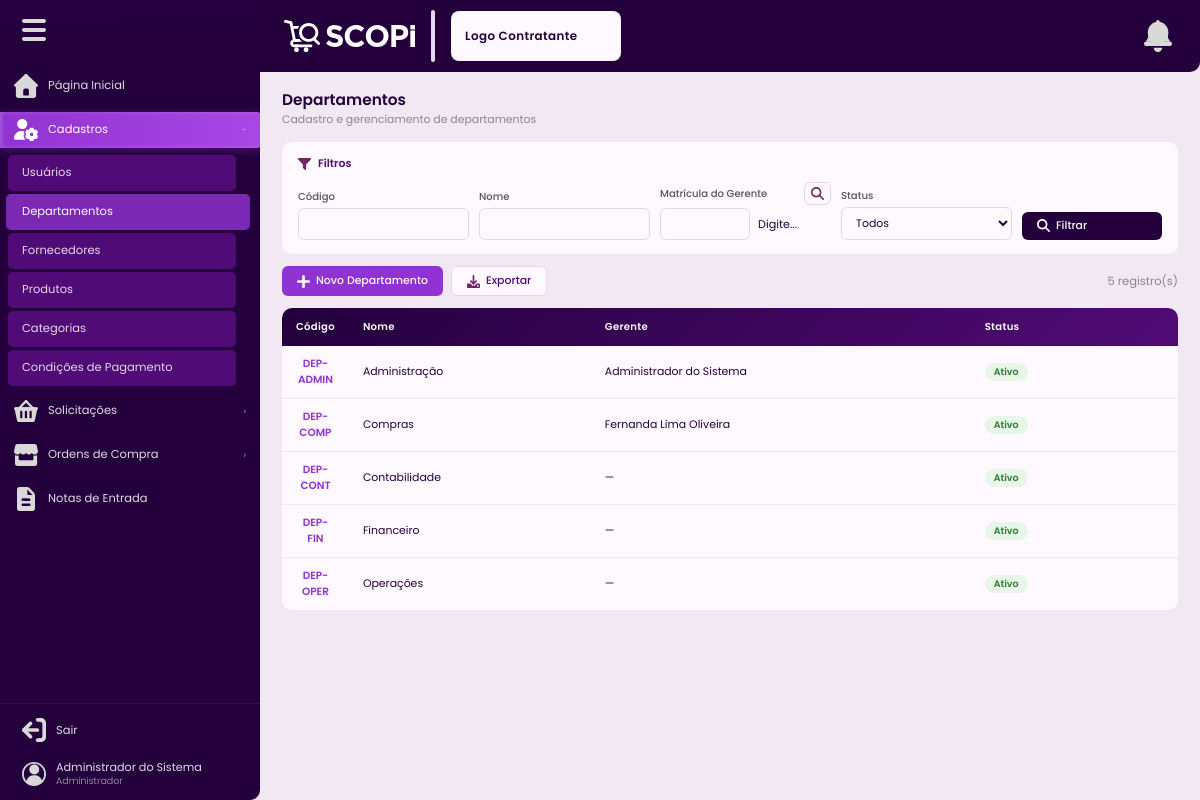
Before: /departamentos (signed in) with the older database file.
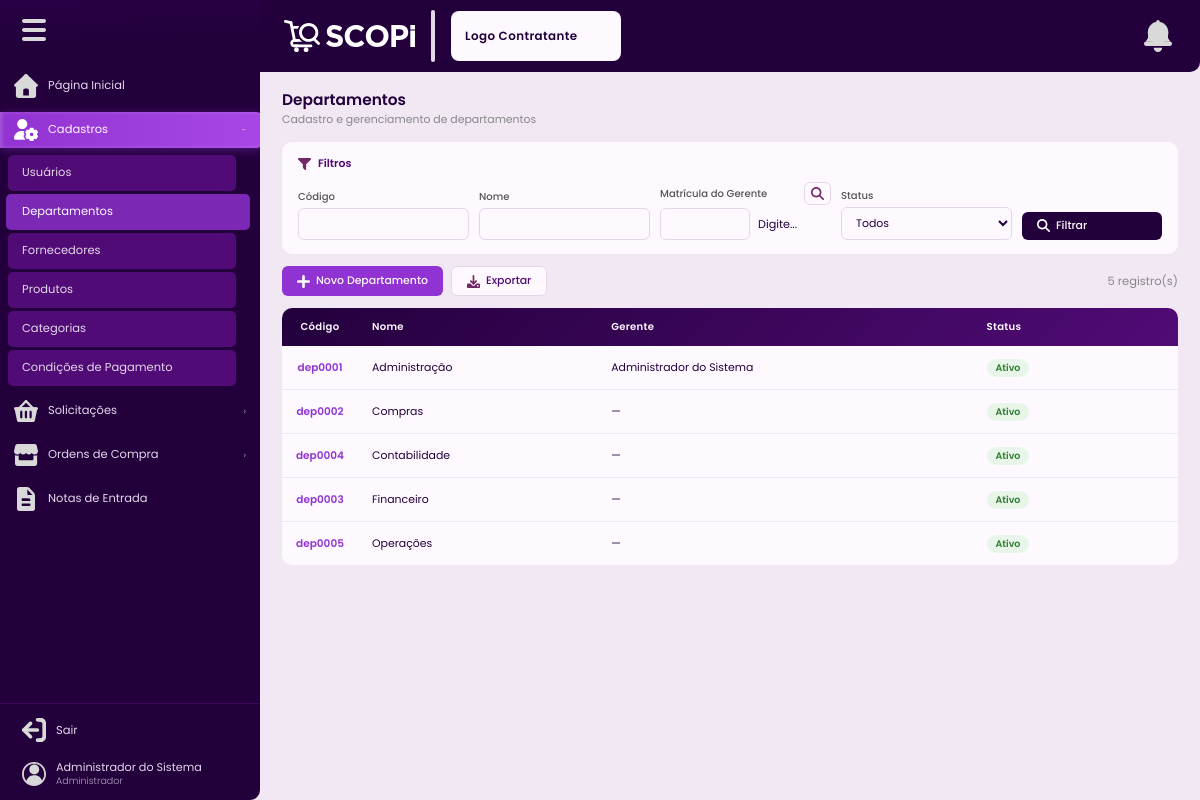
After: the same page with the newer database file.
### tables this page shows
CREATE TABLE IF NOT EXISTS departamentos (
    id           INT UNSIGNED AUTO_INCREMENT PRIMARY KEY,
    nome         VARCHAR(120)  NOT NULL,
    codigo       VARCHAR(20)   NOT NULL UNIQUE,
    gerente_id   INT UNSIGNED  NULL,
    situacao     ENUM('ativo','inativo') NOT NULL DEFAULT 'ativo',
    criado_em    DATETIME      NOT NULL DEFAULT CURRENT_TIMESTAMP,
    atualizado_em DATETIME     NULL ON UPDATE CURRENT_TIMESTAMP,
    INDEX idx_situacao (situacao),
    CONSTRAINT fk_departamento_gerente FOREIGN KEY (gerente_id) REFERENCES usuarios(id) ON DELETE SET NULL
);

CREATE TABLE IF NOT EXISTS usuarios (
    id               INT UNSIGNED AUTO_INCREMENT PRIMARY KEY,
    nome             VARCHAR(150)  NOT NULL,
    email            VARCHAR(150)  NOT NULL UNIQUE,
    senha            VARCHAR(255)  NOT NULL,
    matricula        VARCHAR(30)   NULL,
    contato          VARCHAR(30)   NULL,
    departamento_id  INT UNSIGNED  NULL,
    perfil           ENUM('administrador','cadastrador','comprador','gerente','contabilidade','usuario') NOT NULL DEFAULT 'usuario',
    situacao         ENUM('ativo','inativo') NOT NULL DEFAULT 'ativo',
    tentativas_falhas TINYINT UNSIGNED NOT NULL DEFAULT 0,
    ultima_tentativa DATETIME     NULL,
    criado_em        DATETIME     NOT NULL DEFAULT CURRENT_TIMESTAMP,
    atualizado_em    DATETIME     NULL ON UPDATE CURRENT_TIMESTAMP,
    INDEX idx_email    (email),
    INDEX idx_situacao (situacao),
    INDEX idx_perfil   (perfil)
);

### Controllers/BaseController.php (called while the page is built, shortened)
<?php
class BaseController{
    protected function renderizar(string $view, array $variaveis = []): void {
        extract($variaveis);
        require_once __DIR__ . '/../Views/templates/header.php';
        require_once __DIR__ . '/../Views/' . $view . '.php';
        require_once __DIR__ . '/../Views/templates/footer.php';
    }
}

### Controllers/DepartamentoControlador.php (called while the page is built, shortened)
<?php
class DepartamentoControlador extends BaseController {
    private DepartamentoModelo $modelo;
    public function __construct() { $this->modelo = new DepartamentoModelo(); }
    public function listar(): void {
        $usuario       = Auxiliares::usuarioLogado();
        $filtros       = $_GET;
        $departamentoId = ($usuario['perfil'] ?? '') === 'gerente' ? (int) $usuario['departamento_id'] : null;
        $departamentos = $this->modelo->listarComFiltros($filtros, $departamentoId);
        $this->renderizar('cadastros/departamentos', compact('departamentos','gerentes','filtros'));
    }
}

### index.php (called while the page is built, shortened)
<?php
require_once __DIR__ . '/Autoloader.php';
$routes = require __DIR__ . '/Config/Routes.php';
$uri = parse_url($_SERVER['REQUEST_URI'] ?? '/', PHP_URL_PATH) ?: '/';
$uri = '/' . trim($uri, '/');
$uri = $uri === '//' ? '/' : $uri;
function matchRoute(string $uri, array $routes): array
{
    foreach ($routes as $route => $handler) {
        $pattern = preg_replace('/\{[^\/]+\}/', '([^\/]+)', $route);
        $pattern = '#^' . rtrim($pattern, '/') . '$#';
        if (preg_match($pattern, rtrim($uri, '/') ?: '/', $matches)) {
            array_shift($matches);
            return [$handler, $matches];
        }
    }
    return [null, []];
}
[$handler, $params] = matchRoute($uri, $routes);
[$controllerName, $method] = $handler;
$controller = new $className();
call_user_func_array([$controller, $method], $params);

### Autoloader.php (called while the page is built, shortened)
<?php
class Autoloader
{
    public static function register()
    {
        spl_autoload_register(function ($class) {
            $file = str_replace('\\', DIRECTORY_SEPARATOR, $class).'.php';
            if (file_exists($file)) {
                return true;
            }
            return false;
        });
    }
}

### Config/BancoDados.php (called while the page is built, shortened)
<?php
class BancoDados {
    private static ?self $instancia = null;
    private \PDO $conexao;
    private function __construct() {
        $hospedeiro = getenv('DB_HOST') ?: 'mysql';
        $nomeBanco  = getenv('NAME') ?: 'scopi';
        $usuario    = getenv('USER') ?: 'root';
        $senha      = getenv('PASS') !== false ? getenv('PASS') : 'root';
        $port       = getenv('DB_PORT') ?: '3306';
        $dsn = "mysql:host={$hospedeiro};dbname={$nomeBanco};port={$port};charset=utf8mb4";
        $this->conexao = new \PDO($dsn, $usuario, $senha, [
            \PDO::ATTR_ERRMODE            => \PDO::ERRMODE_EXCEPTION,
            \PDO::ATTR_DEFAULT_FETCH_MODE => \PDO::FETCH_ASSOC,
            \PDO::ATTR_EMULATE_PREPARES   => false,
        ]);
    }
    public static function obterInstancia(): self {
        if (self::$instancia === null) self::$instancia = new self();
        return self::$instancia;
    }
    public function obterConexao(): \PDO {
        return $this->conexao;
    }
}

### Config/Auxiliares.php (called while the page is built, shortened)
<?php
class Auxiliares {
    public static function usuarioLogado(): array {
        return [
            'id'              => $_SESSION['usuario_id']              ?? null,
            'nome'            => $_SESSION['usuario_nome']            ?? '',
            'email'           => $_SESSION['usuario_email']           ?? '',
            'perfil'          => $_SESSION['usuario_perfil']          ?? '',
            'departamento_id' => $_SESSION['usuario_departamento_id'] ?? null,
        ];
    }
    public static function escapar(?string $valor): string {
        return htmlspecialchars($valor ?? '', ENT_QUOTES, 'UTF-8');
    }
}

### Models/ModeloBase.php (called while the page is built, shortened)
<?php
abstract class ModeloBase {
    public function __construct() {
        $this->bd = BancoDados::obterInstancia()->obterConexao();
    }
}

### Models/DepartamentoModelo.php (called while the page is built, shortened)
<?php
class DepartamentoModelo extends ModeloBase {
    public function listarComFiltros(array $filtros = [], ?int $departamentoId = null): array {
        $sql = "SELECT d.*, u.nome AS nome_gerente FROM departamentos d
                LEFT JOIN usuarios u ON u.id = d.gerente_id WHERE 1=1";
        $p = [];
        $sql .= ' ORDER BY d.nome ASC';
        $q = $this->bd->prepare($sql);
        $q->execute($p);
        return $q->fetchAll();
    }
}

### Views/cadastros/departamentos.php (the view, shortened to what the changed rows need)
<div class="pagina-cabecalho">
  <h1 class="pagina-titulo">Departamentos</h1>
</div>
<div class="tabela-container">
  <table class="tabela">
    <thead>
      <tr>
        <th>Código</th>
        <th>Nome</th>
        <th>Gerente</th>
        <th>Status</th>
        <th class="coluna-acoes"></th>
      </tr>
    </thead>
    <tbody>
      <?php if (empty($departamentos)): ?>
        <tr>
          <td colspan="5" style="text-align: center; padding: 32px; color: #888;">
            Nenhum departamento encontrado.
          </td>
        </tr>
      <?php else: ?>
        <?php foreach ($departamentos as $d): ?>
          <tr>
            <td>
              <span class="cod-clicavel" onclick="Scopi.abrirRegistro('modalDepartamento','formDepartamento','/departamentos/dados', <?= $d['id'] ?>, 'visualizar')">
                <?= Auxiliares::escapar($d['codigo']) ?>
              </span>
            </td>
            <td><?= Auxiliares::escapar($d['nome']) ?></td>
            <td><?= Auxiliares::escapar($d['nome_gerente'] ?? '—') ?></td>
            <td>
              <span class="badge badge-<?= $d['situacao'] ?>">
                <?= ucfirst($d['situacao']) ?>
              </span>
            </td>
            <td class="coluna-acoes">
            </td>
          </tr>
        <?php endforeach; ?>
      <?php endif; ?>
    </tbody>
  </table>
</div>

Changed rows visible on the page:
changed departamentos "Administração": codigo "DEP-ADMIN" → "dep0001"
changed departamentos "Compras": codigo "DEP-COMP" → "dep0002"; gerente.nome "Fernanda Lima Oliveira" → "—"
changed departamentos "Contabilidade": codigo "DEP-CONT" → "dep0004"
changed departamentos "Financeiro": codigo "DEP-FIN" → "dep0003"
changed departamentos "Operações": codigo "DEP-OPER" → "dep0005"
